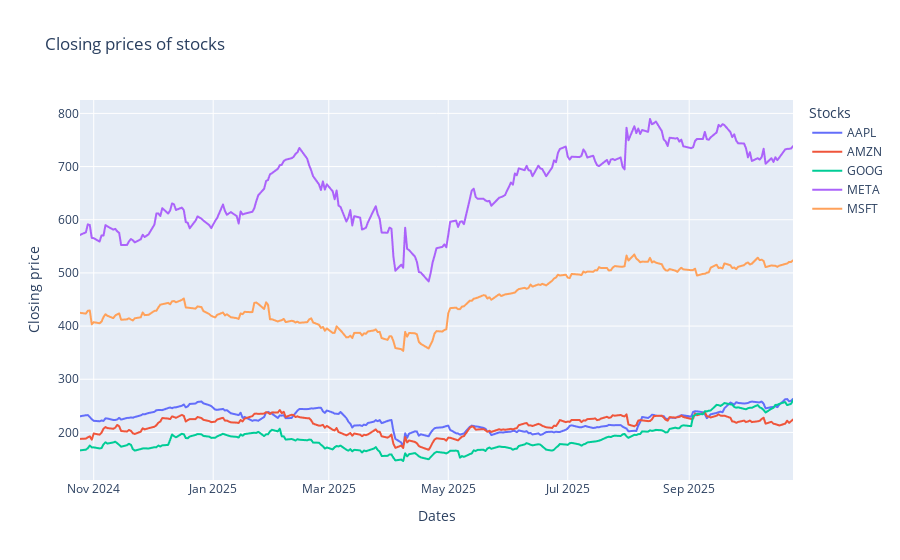

The notebook cell saved with this chart:
### Code cell
closes=stocks.loc[:,'Close']
closes=closes.reset_index()

melts=pd.melt( closes, id_vars='Date', var_name='Stocks', value_name='Closing prices')
melts.head(2)

fig1=px.line( melts, color='Stocks', x='Date', y='Closing prices', labels={'Date':'Dates',
                                                                           'Closing prices':'Closing price'}, 
                                                                           title='Closing prices of stocks')

fig1.show()

### Figure 1 — Plotly figure (JSON) as saved in the notebook; plotly's stock layout.template omitted (floating-point values rounded to 4 significant figures; data arrays with more than 128 entries replaced by an {"elided": "..."} marker saying what was removed)
{"data": [{"hovertemplate": "Stocks=AAPL<br>Dates=%{x}<br>Closing price=%{y}<extra></extra>", "legendgroup": "AAPL", "line": {"color": "#636efa", "dash": "solid"}, "marker": {"symbol": "circle"}, "mode": "lines", "name": "AAPL", "showlegend": true, "type": "scattergl", "x": {"elided": "250 str values"}, "xaxis": "x", "y": {"elided": "250 float values"}, "yaxis": "y"}, {"hovertemplate": "Stocks=AMZN<br>Dates=%{x}<br>Closing price=%{y}<extra></extra>", "legendgroup": "AMZN", "line": {"color": "#EF553B", "dash": "solid"}, "marker": {"symbol": "circle"}, "mode": "lines", "name": "AMZN", "showlegend": true, "type": "scattergl", "x": {"elided": "250 str values"}, "xaxis": "x", "y": {"elided": "250 float values"}, "yaxis": "y"}, {"hovertemplate": "Stocks=GOOG<br>Dates=%{x}<br>Closing price=%{y}<extra></extra>", "legendgroup": "GOOG", "line": {"color": "#00cc96", "dash": "solid"}, "marker": {"symbol": "circle"}, "mode": "lines", "name": "GOOG", "showlegend": true, "type": "scattergl", "x": {"elided": "250 str values"}, "xaxis": "x", "y": {"elided": "250 float values"}, "yaxis": "y"}, {"hovertemplate": "Stocks=META<br>Dates=%{x}<br>Closing price=%{y}<extra></extra>", "legendgroup": "META", "line": {"color": "#ab63fa", "dash": "solid"}, "marker": {"symbol": "circle"}, "mode": "lines", "name": "META", "showlegend": true, "type": "scattergl", "x": {"elided": "250 str values"}, "xaxis": "x", "y": {"elided": "250 float values"}, "yaxis": "y"}, {"hovertemplate": "Stocks=MSFT<br>Dates=%{x}<br>Closing price=%{y}<extra></extra>", "legendgroup": "MSFT", "line": {"color": "#FFA15A", "dash": "solid"}, "marker": {"symbol": "circle"}, "mode": "lines", "name": "MSFT", "showlegend": true, "type": "scattergl", "x": {"elided": "250 str values"}, "xaxis": "x", "y": {"elided": "250 float values"}, "yaxis": "y"}], "layout": {"autosize": true, "legend": {"title": {"text": "Stocks"}, "tracegroupgap": 0}, "title": {"text": "Closing prices of stocks"}, "xaxis": {"anchor": "y", "autorange": true, "domain": [0, 1], "range": ["2024-10-25", "2025-10-24"], "title": {"text": "Dates"}, "type": "date"}, "yaxis": {"anchor": "x", "autorange": true, "domain": [0, 1], "range": [110.5, 825.2], "title": {"text": "Closing price"}, "type": "linear"}}}
